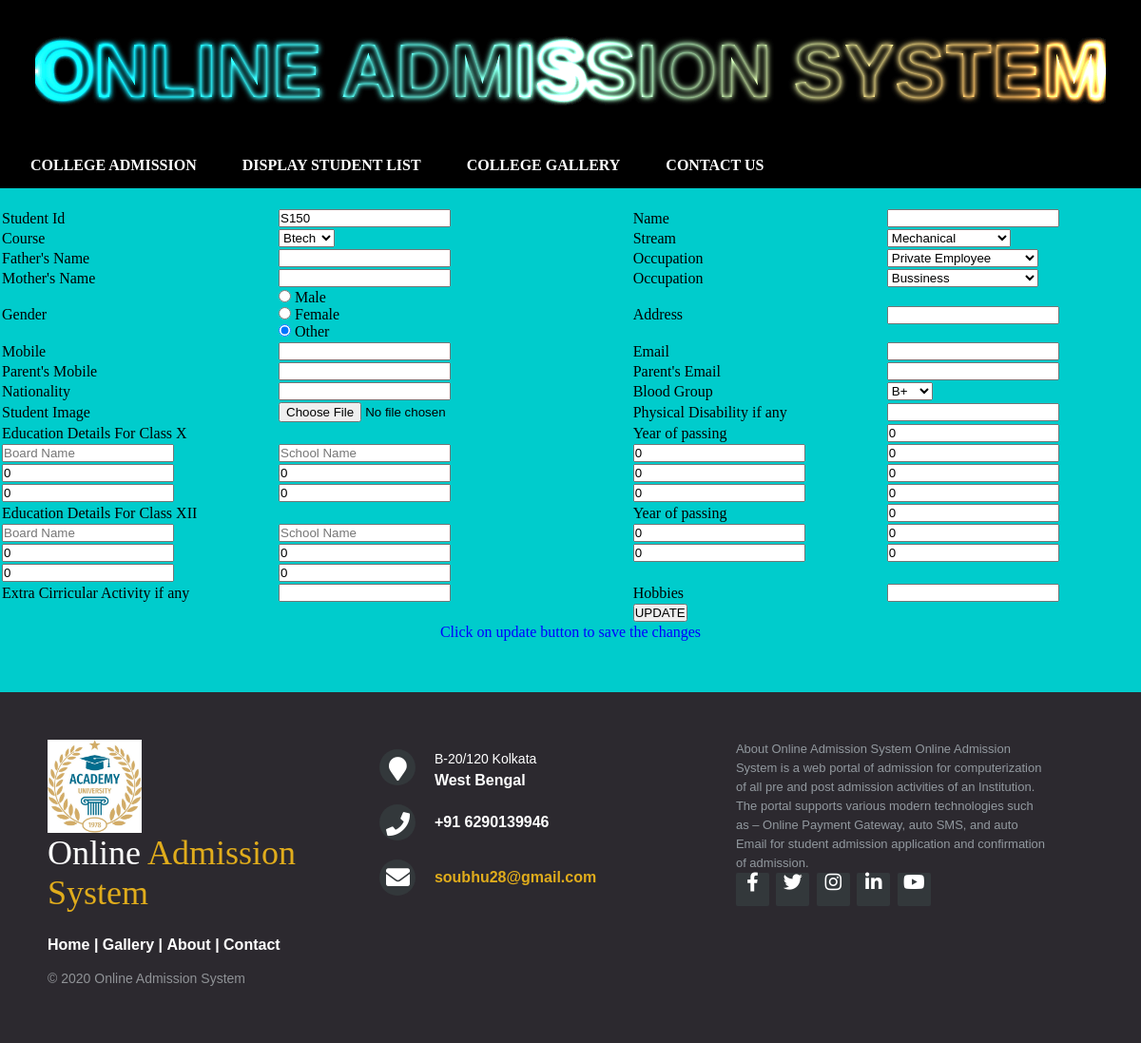
/edit.php?si=S150, run on the app's committed database.
### tables this page shows
CREATE TABLE `admission` (
  `student_id` varchar(20) NOT NULL,
  `sname` varchar(100) NOT NULL,
  `course` varchar(10) NOT NULL,
  `stream` varchar(100) NOT NULL,
  `fname` varchar(100) NOT NULL,
  `foccupation` varchar(100) NOT NULL,
  `mname` varchar(100) NOT NULL,
  `moccupation` varchar(100) NOT NULL,
  `gender` varchar(100) NOT NULL,
  `address` varchar(100) NOT NULL,
  `mobile` varchar(15) NOT NULL,
  `email` varchar(100) NOT NULL,
  `pmobile` varchar(15) NOT NULL,
  `pemail` varchar(100) NOT NULL,
  `nationality` varchar(20) NOT NULL,
  `bloodgroup` varchar(4) NOT NULL,
  `simage` varchar(255) NOT NULL,
  `pdisability` varchar(100) NOT NULL,
  `bnx` varchar(100) NOT NULL,
  `scnx` varchar(100) NOT NULL,
  `miex` int(5) NOT NULL,
  `mimx` int(5) NOT NULL,
  `mibx` int(5) NOT NULL,
  `micompx` int(5) NOT NULL,
  `yopx` int(10) NOT NULL,
  `tpx` decimal(10,0) NOT NULL,
  `pygx` decimal(10,0) NOT NULL,
  `mipx` int(5) NOT NULL,
  `micx` int(5) NOT NULL,
  `miscx` int(5) NOT NULL,
  `mislx` int(5) NOT NULL,
  `bnxii` varchar(100) NOT NULL,
  `ssnxii` varchar(100) NOT NULL,
  `miexii` int(5) NOT NULL,
  `mimxii` int(5) NOT NULL,
  `mislxii` int(5) NOT NULL,
  `micxii` int(5) NOT NULL,
  `yopxii` int(10) NOT NULL,
  `tpxii` decimal(10,0) NOT NULL,
  `pygxii` decimal(10,0) NOT NULL,
  `mipxii` int(5) NOT NULL,
  `michemxii` int(5) NOT NULL,
  `ecaxii` varchar(100) NOT NULL,
  `hobbies` varchar(100) NOT NULL
);

### edit.php (the view, shortened to what this page needs)
<link rel="stylesheet" href="https://cdnjs.cloudflare.com/ajax/libs/font-awesome/5.15.1/css/all.min.css">
<link rel="stylesheet" type="text/css" href="footerstyle.css">
	<?php
include("connection.php");
 $sid=$_GET['si'];
$query="select * from admission where student_id='".$sid."'";
$data=mysqli_query($conn,$query);
?>
<!DOCTYPE html>
<html>
<head>
</head>
<body bgcolor="00CCCC">
	<div class="wrapper">
        <div class="neon-wrapper">
            <span class="txt" >Online Admission System</span>
            <span class="gradient"></span>
            <span class="dodge"></span>
        </div>
    </div>
	<ul class="navigation">
			<li class="listitem"><a href="admission.php">College Admission</a></li>
			<li class="listitem"><a href="displaystudent.php">Display Student List</a></li>
			<li class="listitem"><a href="gallery.php">College Gallery</a></li>
			<li class="listitem"><a href="contact.php">Contact Us</a></li>
		</ul>
	<center>
<form action="" method="GET" enctype="multipart/form-data">
<table bgcolor="00CCCC" width="1200px">
	<tr>
		<td>&nbsp;</td>
		<td></td>
		<td></td>
		<td></td>
	</tr>
	<?php
	while($result=mysqli_fetch_assoc($data))
{
	?>
		<tr>
		<td>Student Id</td>
		<td><input type="TEXT" name="student_id" value="<?php echo $_GET['si'];?>"></td>
		<td>Name</td>
		<td><input type="TEXT" name="sname"  value="<?php echo $result['sname'];?>"></td>
	</tr>
	<tr>
		<td>Course</td>
		<td>
			 <select name="Course" id="Course">
    <option value="Btech" <?php if($result[course]=='Btech') echo'selected="selected"'; ?> >Btech</option>
  </select>
		</td>
		<td>Stream</td>
		<td>
			 <select name="Stream" id="Stream">
    <option value="Mechanical" <?php if($result[stream]=='Mechanical') echo'selected="selected"'; ?> >Mechanical</option>
  </select>
		</td>
	</tr>
	<tr>
		<td>Father's Name</td>
		<td><input type="TEXT" name="FathersName" value="<?php echo $result['fname'];?>"></td>
		<td>Occupation</td>
		<td>
		<select name="FOccupation" id="Occupation" >
    <option value="Private Employee" <?php if($result[foccupation]=='Private Employee') echo'selected="selected"'; ?> >Private Employee</option>
  </select>
		</td>
	</tr>
	<tr>
		<td>Mother's Name</td>
		<td><input type="TEXT" name="MothersName" value="<?php echo $result['mname'];?>"></td>
		<td>Occupation</td>
		<td>
		<select name="MOccupation" id="Occupation">
    <option value="Bussiness" <?php if($result[moccupation]=='Bussiness') echo'selected="selected"'; ?> >Bussiness</option>
  </select>
		</td>
	</tr>
	<tr>
		<td>Gender</td>
		<td><input type="radio" id="male" name="gender" value="male" <?php if($result[gender]=='male') echo'checked="checked"'; ?> >
<label for="male">Male</label><br>
<input type="radio" id="female" name="gender" value="female"  <?php if($result[gender]=='female') echo'checked="checked"'; ?> >
<label for="female">Female</label><br>
<input type="radio" id="other" name="gender" value="other"  <?php if($result[gender]=='other') echo'checked="checked"'; ?> >
<label for="other">Other</label></td>
		<td>Address</td>
		<td>
			<input type="TEXT" name="Address" value="<?php echo $result['address'];?>">
		</td>
	</tr>
	<tr>
		<td>Mobile</td>
		<td><input type="TEXT" name="mobile" value="<?php echo $result['mobile'];?>"></td>
		<td>Email</td>
		<td><input type="TEXT" name="email" value="<?php echo $result['email'];?>"></td>
	</tr>
	<tr>
		<td>Parent's Mobile</td>
		<td><input type="TEXT" name="ParentsMobile" value="<?php echo $result['pmobile'];?>"></td>
		<td> Parent's Email</td>
		<td><input type="TEXT" name="ParentsEmail" value="<?php echo $result['pemail'];?>"></td>
	</tr>
	<tr>
		<td>Nationality</td>
		<td><input type="TEXT" name="Nationality" value="<?php echo $result['nationality'];?>"></td>
		<td>Blood Group</td>
		<td>
			<select name="BloodGroup" id="BloodGroup">
    <option value="B+"  <?php if($result[bloodgroup]=='B+') echo'selected="selected"'; ?> >B+</option>
  </select>
		</td>
	</tr>
	<tr>
		<td>Student Image</td>
		<td><input type="file" name="uploadfile" value="<?php echo $result['simage'];?>" ></td>
		<td>
			Physical Disability if any
		</td>
		<td>
			<input type="TEXT" name="PhysicalDisability" value="<?php echo $result['pdisability'];?>">
		</td>
	</tr>
	<tr>
		<td colspan="2">
			Education Details For Class X
		</td>
		<td>
			Year of passing
		</td>
		<td>
			<input type="TEXT" name="Edx" value="<?php echo $result['yopx'];?>">
		</td>
	</tr>
	<tr>
		<td>
			<input type="TEXT" placeholder="Board Name" name="Bnamex" value="<?php echo $result['bnx'];?>">
		</td>
		<td>
			<input type="TEXT" placeholder="School Name" name="Snamex" value="<?php echo $result['scnx'];?>">
		</td>
		<td>
			<input type="TEXT" placeholder="Total Percentage" name="Tpercentx" value="<?php echo $result['tpx'];?>">
		</td>
		<td>
			<input type="TEXT" placeholder="Percentage you got" name="Percentx" value="<?php echo $result['pygx'];?>">
		</td>
	</tr>
	<tr>
		<td>
			<input type="TEXT" placeholder="Marks in English" name="Ex" value="<?php echo $result['miex'];?>">
		</td>
		<td>
			<input type="TEXT" placeholder="Marks in Maths" name="Mx" value="<?php echo $result['mimx'];?>">
		</td>
		<td>
			<input type="TEXT" placeholder="Marks in Physics" name="Px" value="<?php echo $result['mipx'];?>">
		</td>
		<td>
			<input type="TEXT" placeholder="Marks in Chemistry" name="Cx" value="<?php echo $result['micx'];?>">
		</td>
	</tr>
	<tr>
		<td>
			<input type="TEXT" placeholder="Marks in Biology" name="Bx" value="<?php echo $result['mibx'];?>">
		</td>
		<td>
			<input type="TEXT" placeholder="Marks in Computer" name="Compx" value="<?php echo $result['micompx'];?>">
		</td>
		<td>
			<input type="TEXT" placeholder="Marks in Social Studies" name="Ssx" value="<?php echo $result['miscx'];?>">
		</td>
		<td>
			<input type="TEXT" placeholder="Marks in Second Language" name="Sx" value="<?php echo $result['mislx'];?>">
		</td>
	</tr>
	<tr>
		<td colspan="2">
			Education Details For Class XII
		</td>
		<td>
			Year of passing
		</td>
		<td>
			<input type="TEXT" name="Edxii" value="<?php echo $result['yopxii'];?>">
		</td>
	</tr>
	<tr>
		<td>
			<input type="TEXT" placeholder="Board Name" name="Bnamexii" value="<?php echo $result['bnxii'];?>">
		</td>
		<td>
			<input type="TEXT" placeholder="School Name" name="Snamexii" value="<?php echo $result['ssnxii'];?>">
		</td>
		<td>
			<input type="TEXT" placeholder="Total Percentage" name="Tpercentxii" value="<?php echo $result['tpxii'];?>">
		</td>
		<td>
			<input type="TEXT" placeholder="Percentage you got" name="Percentxii" value="<?php echo $result['pygxii'];?>">
		</td>
	</tr>
	<tr>
		<td>
			<input type="TEXT" placeholder="Marks in English" name="Exii" value="<?php echo $result['miexii'];?>">
		</td>
		<td>
			<input type="TEXT" placeholder="Marks in Maths" name="Mxii" value="<?php echo $result['mimxii'];?>">
		</td>
		<td>
			<input type="TEXT" placeholder="Marks in Physics" name="Pxii" value="<?php echo $result['mipxii'];?>">
		</td>
		<td>
			<input type="TEXT" placeholder="Marks in Chemistry" name="Cxii" value="<?php echo $result['michemxii'];?>">
		</td>
	</tr>
	<tr>
		<td>
			<input type="TEXT" placeholder="Marks in Second Language" name="Slxii" value="<?php echo $result['mislxii'];?>">
		</td>
		<td>
			<input type="TEXT" placeholder="Marks in Computer" name="Compxii" value="<?php echo $result['micxii'];?>">
		</td>
		<td>
		</td>
		<td>
		</td>
	</tr>
	<tr>
		<td>
			Extra Cirricular Activity if any
		</td>
		<td>
			<input type="TEXT" name="Eactivity" value="<?php echo $result['ecaxii'];?>">
		</td>
		<td>
			Hobbies
		</td>
		<td>
			<input type="TEXT" name="Hb" value="<?php echo $result['hobbies'];?>">
		</td>
	</tr>
	<tr>
		<td>
		</td>
		<td>
		</td>
		<td>
			<input type="submit" name="submit" value="UPDATE">
		</td>
		<td>
		</td>
	</tr>
<?php
	}
	?>
</table>
</form>
<?php
if($_GET['submit'])
{
	$sid=$_GET['student_id'];
	$snm=$_GET['sname'];
	$fn=$_GET['FathersName'];
	$co=$_GET['Course'];
	$st=$_GET['Stream'];
	$fo=$_GET['FOccupation'];
	$mn=$_GET['MothersName'];
	$mo=$_GET['MOccupation'];
	$ge=$_GET['gender'];
	$ad=$_GET['Address'];
	$mb=$_GET['mobile'];
	$em=$_GET['email'];
	$pmb=$_GET['ParentsMobile'];
	$pem=$_GET['ParentsEmail'];
	$na=$_GET['Nationality'];
	$bg=$_GET['BloodGroup'];
	$pd=$_GET['PhysicalDisability'];
	$bnx=$_GET['Bnamex'];
	$snx=$_GET['Snamex'];
	$tpx=$_GET['Tpercentx'];
	$pygx=$_GET['Percentx'];
	$miex=$_GET['Ex'];
	$mimx=$_GET['Mx'];
	$mipx=$_GET['Px'];
	$micx=$_GET['Cx'];
	$mibx=$_GET['Bx'];
	$micompx=$_GET['Compx'];
	$miscx=$_GET['Ssx'];
	$mislx=$_GET['Sx'];
	$yopx=$_GET['Edx'];
	$bnxii=$_GET['Bnamexii'];
	$ssnxii=$_GET['Snamexii'];
	$tpxii=$_GET['Tpercentxii'];
	$pygxii=$_GET['Percentxii'];
	$miexii=$_GET['Exii'];
	$mimxii=$_GET['Mxii'];
	$mipxii=$_GET['Pxii'];
	$michemxii=$_GET['Cxii'];
	$mislxii=$_GET['Slxii'];
	$micxii=$_GET['Compxii'];
	$ecaxii=$_GET['Eactivity'];
	$hobbies=$_GET['Hb'];
	$query="update admission set sname='$snm', fname='$fn' , course='$co' , stream='$st' , foccupation='$fo' , mname='$mn' , moccupation='$mo' , gender='$ge' , address='$ad' , mobile='$mb' , email='$em' , pmobile='$pmb' , pemail='$pem' , nationality='$na', bloodgroup='$bg' , pdisability='$pd' , bnx='$bnx' , scnx='$snx' , tpx='$tpx' , pygx='$pygx' , miex='$miex' , mimx='$mimx' , mipx='$mipx' , micx='$micx' , mibx='$mibx' , micompx='$micompx' , miscx='$miscx' , mislx='$mislx' , yopx='$yopx' , bnxii='$bnxii' , ssnxii='$ssnxii' , tpxii='$tpxii' , pygxii='$pygxii' , miexii='$miexii' , mimxii='$mimxii' , mipxii='$mipxii' , michemxii='$michemxii' , mislxii='$mislxii' , micxii='$micxii' , ecaxii='$ecaxii' , hobbies='$hobbies'   where student_id='$sid'";
	$data=mysqli_query($conn,$query);
	if($data)
	{
		echo"<font color='green'>Record updated Successfully <a href= displaystudent.php =>Check updated list</a>";
	}
	else
	{
		echo "<font color='red'>Record not updated";
	}
}
else
{
	echo "<font color='blue'> Click on update button to save the changes";
}
?>
<br>
<br>
<br>
<br>
</center>
<footer class="footer-distributed">
	<div class="footer-left">
		<img src="collegelogo1.jpg">
		<h3>Online<span> Admission System</span></h3>
		<p class="footer-links">
			<a href="#">Home</a>
			|
			<a href="#">Gallery</a>
			|
			<a href="#">About</a>
			|
			<a href="#">Contact</a>
		</p>
		<p class="footer-company-name">© 2020 Online Admission System</p>
	</div>
	<div class="footer-center">
		<div>
			<i class="fa fa-map-marker"></i>
			<p><span>B-20/120 Kolkata</span>
			West Bengal</p>
		</div>
		<div>
			<i class="fa fa-phone"></i>
			<p>+91 6290139946</p>
		</div>
		<div>
			<i class="fa fa-envelope"></i>
			<p><a href="#">soubhu28@gmail.com</a></p>
		</div>
	</div>
	<div class="footer-right">
		<p class="footer-company-about">
			<span>About Online Admission System</span>
		Online Admission System is a web portal of admission for computerization of all pre and post admission activities of an Institution. The portal supports various modern technologies such as – Online Payment Gateway, auto SMS, and auto Email for student admission application and confirmation of admission.</p>
		<div class="footer-icons">
			<a href="#"><i class="fab fa-facebook-f"></i></a>
			<a href="#"><i class="fab fa-twitter"></i></a>
			<a href="#"><i class="fab fa-instagram"></i></a>
			<a href="#"><i class="fab fa-linkedin-in"></i></a>
			<a href="#"><i class="fab fa-youtube"></i></a>
		</div>
	</div>
</footer>
</body>
</html>

### footerstyle.css (style rules this page uses)
* { padding:0; margin:0; }
footer { position: fixed; bottom:0; }
.footer-distributed { background-color:#2c292f; box-sizing:border-box; width:100%; text-align:left; font:bold 16px sans-serif; padding:50px 50px 60px 50px; }
.footer-distributed .footer-left, .footer-distributed .footer-center, .footer-distributed .footer-right { display: inline-block; vertical-align:top; }
.footer-distributed .footer-left { width:30%; }
.footer-distributed h3 { color:#ffffff; font:normal 36px 'Cookie',cursive; margin:0; }
.footer-distributed .footer-left img { width:30%; }
.footer-distributed h3 span { color: #e0ac1c; }
.footer-distributed .footer-links { color: #ffffff; margin:20px 0 12px; }
.footer-distributed .footer-links a { display: inline-block; line-height: 1.8; text-decoration: none; color: inherit; }
.footer-distributed .footer-company-name { color: #8f9296; font-size: 14px; font-weight: normal; margin: 0; }
.footer-distributed .footer-center { width: 35%; }
.footer-distributed .footer-center i { background-color: #33383b; color: #ffffff; font-size: 25px; width :38px; height: 38px; border-radius: 50%; text-align: center; line-height: 42px; margin: 10px 15px; vertical-align: middle; }
.footer-distributed .footer-center i.fa-envelope { font-sixe: 17px; line-height: 38px; }
.footer-distributed .footer-center p { display: inline-block; color: #ffffff; vertical-align: middle; margin:0; }
.footer-distributed .footer-center p span { display: block; font-weight: normal; font-size: 14px; line-height: 2; }
.footer-distributed .footer-center p a { color: #e0ac1c; text-decoration: none; }
.footer-distributed .footer-right { width:30%; }
.footer-distributed .footer-company-about { line-height: 20px; color: #92999f; font-size: 13px; font-weight: normal; margin: 0; }
.footer-distributed .footer-icons a { display: inline-block; width: 35px; height: 35px; cursor: pointer; background-color: #33383b; border-radius: 2px; font-size: 20px; color: #ffffff; text-align: center; line-height: 35px; margin-right: 3px; margin-bottom: 5px; }

### edit.php (style rules this page uses)
.navigation { margin:0; padding:0 1em; background:#000; height:3em; list-style:none; text-decoration:none; }
.listitem { float:left; height:100%; margin-right:1em; padding:0 1em; }
.listitem a { color:#fff; text-decoration:none; font-weight: bold; text-transform: uppercase; float:left; height:100%; line-height:3; }
body { margin: 0; padding: 0; }
.wrapper { height: 150px; display: flex; align-items: center; justify-content: center; background: #000000; }
.txt { color: #ffffff; background:#000000; font-size:80px; font-weight: bold; font-family: Arial; text-transform: uppercase; }
.txt::before { content: 'Online Admission System'; position: absolute; mix-blend-mode: difference; filter: blur(3px); }
.neon-wrapper { display:inline-flex; filter: brightness(200%); overflow: hidden; }
.gradient { background: linear-gradient(114.5793141156962deg, rgba(6, 227, 250,1) 4.927083333333334%,rgba(229, 151, 64,1) 97.84374999999999%); position: absolute; top: 0; left:0; width: 100%; height:100%; mix-blend-mode: multiply; }
.dodge { background: radial-gradient(circle,white,black 35%) center / 25% 25%; position: absolute; top:-100%; left:-100%; right:0; bottom:0; mix-blend-mode: color-dodge; animation: dodge-area 3s linear infinite; }

### data on the page
admission: Course "Btech", Stream "Mechanical", FOccupation "Private Employee", MOccupation "Bussiness", gender "☐ Male", gender "☐ Female", gender "☑ Other", BloodGroup "B+", Edx "0", Tpercentx "0", Percentx "0", Ex "0", Mx "0", Px "0", Cx "0", Bx "0", Compx "0", Ssx "0", Sx "0", Edxii "0", Tpercentxii "0", Percentxii "0", Exii "0", Mxii "0", Pxii "0", Cxii "0", Slxii "0", Compxii "0"
